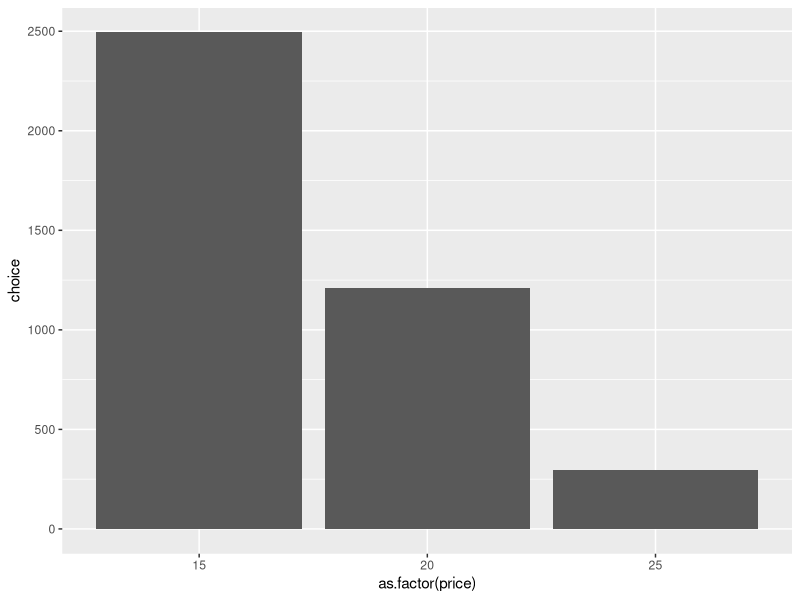
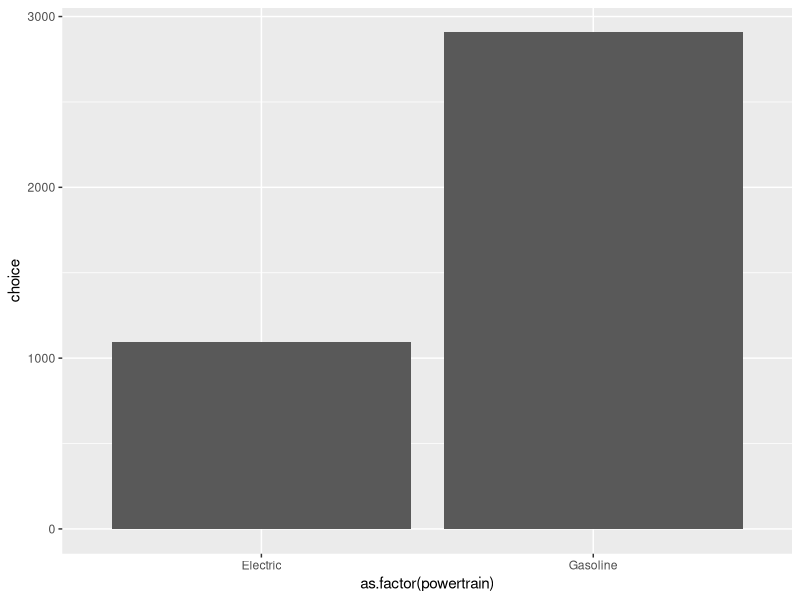

Write the R code that produced these figures, in order.
# Explore choice data

# Load libraries
library(tidyverse)
library(here)

# -----------------------------------------------------------------------------
# Load the data set:
data <- read_csv(here('data', 'mnl.csv'))
head(data)

# Variables:
# "respID"      = Identifies each survey respondent
# "qID"         = Identifies each question for each survey respondent
# "altID"       = Identifies the alternative in each unique choice observation
# "obsID"       = Identifies each unique choice observation
# "choice"      = 1 if the alternative is chosen, 0 otherwise
# "price"       = Purchase price in thousands of dollars (15, 20, 25)
# "fuelEconomy" = Fuel economy in miles per gallon of gasoline (20, 25, 30)
# "accelTime"   = 0 to 60 mph acceleration time in seconds (6, 7, 8)
# "powertrain"  = Indicates if the car is electric or gasoline

# Look at counts of values in data:
data %>% count(price)
data %>% count(fuelEconomy)
data %>% count(accelTime)
data %>% count(powertrain)

# Count number of times each alternative was chosen:
data %>% count(altID, choice)

# Check if any respondents made the same choice for all questions:
data %>%
  filter(choice == 1) %>%
  count(respID, altID) %>%
  filter(n == 8)

# Visualize how many times each price level was chosen:
data %>%
  count(price, choice)

data %>%
  ggplot() +
  geom_col(aes(x = as.factor(price), y = choice))

# Visualize how many times electric cars were chosen compared to gasoline cars:
data %>%
  count(powertrain, choice)

data %>%
  ggplot() +
  geom_col(aes(x = as.factor(powertrain), y = choice))
